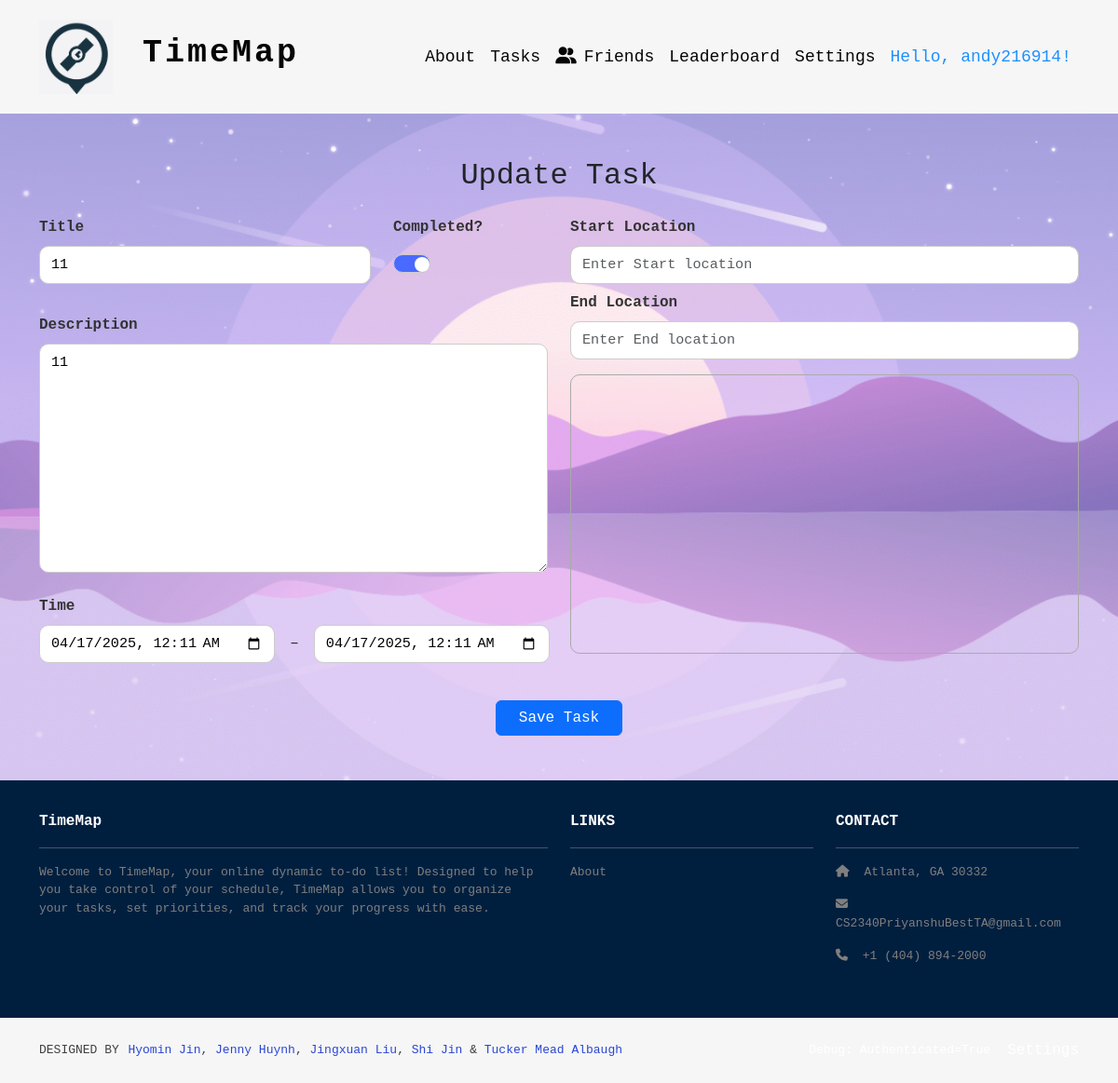
The page /tasks/update/10/ (signed in) on the database as committed earlier.
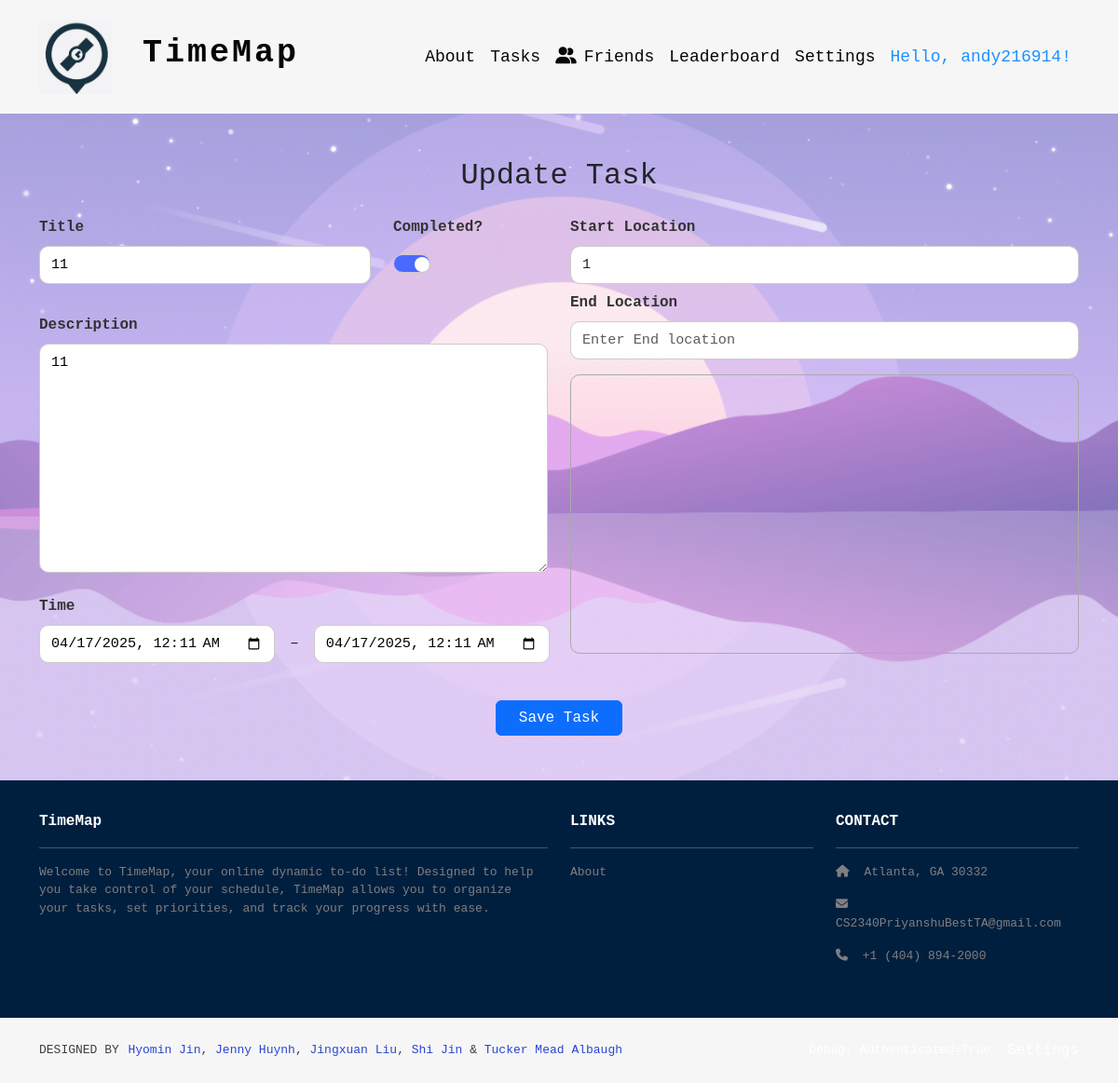
The same page on the database as committed later.
### tasks/models.py (models this page shows, shortened)
class Task(models.Model):
    user = models.ForeignKey(User, on_delete=models.CASCADE, null=True, related_name='tasks')  # Link to the user
    title = models.CharField(max_length=255)
    description = models.TextField()
    start_location = models.CharField(max_length=255, blank=True)
    location = models.CharField(max_length=255, blank=True)  # Class location or any place
    latitude = models.FloatField(null=True, blank=True)  # Latitude coordinate
    longitude = models.FloatField(null=True, blank=True)  # Longitude coordinate
    latitude2 = models.FloatField(null=True, blank=True)  # Latitude coordinate
    longitude2 = models.FloatField(null=True, blank=True)  # Longitude coordinate
    start_time = models.DateTimeField()  # When the task starts
    end_time = models.DateTimeField()  # When the task should end
    completed = models.BooleanField(default=False)
    travel_time = models.DurationField(null=True, blank=True)
    class Meta:
        ordering = ['start_time']

### tasks/views.py (the view)
# urls.py: path('update/<int:task_id>/', views.update_task, name='update_task'),  # Update an existing task
@login_required
def update_task(request, task_id):
    task = Task.objects.get(id=task_id, user=request.user)
    selected_date = request.GET.get('selected_date', timezone.localdate().strftime('%Y-%m-%d'))
    start_date = request.GET.get('start_date', timezone.localdate().strftime('%Y-%m-%d'))
    if request.method == 'POST':
        form = TaskForm(request.POST, instance=task)
        if form.is_valid():
            task = form.save(commit=False)
            if 'latitude' in form.cleaned_data:
                task.latitude = form.cleaned_data.get('latitude')
            if 'longitude' in form.cleaned_data:
                task.longitude = form.cleaned_data.get('longitude')
            if 'latitude2' in form.cleaned_data:
                task.latitude2 = form.cleaned_data.get('latitude2')
            if 'longitude2' in form.cleaned_data:
                task.longitude2 = form.cleaned_data.get('longitude2')
            task.save()
            return redirect(f"{reverse('tasks:index')}?selected_date={selected_date}&start_date={start_date}")
        else:
            print(form.errors)
    else:
        form = TaskForm(instance=task)
    return render(request, 'tasks/update_task.html', {
        'form': form,
        'task': task,
        'google_maps_api_key': settings.GOOGLE_MAPS_API_KEY,
        'selected_date': selected_date,
        'start_date': start_date
    })

### tasks/templates/tasks/update_task.html (shortened to what this page needs)
{% extends 'base.html' %}
{% load static %}
{% block content %}
  <div class="container mt-5 mb-5">
  <h2 class="mb-4 text-center">Update Task</h2>
  <form method="POST" id="task-form">
    <div class="row">
<div class="col-md-6">
        <div class="row mb-3">
          <div class="col-8">
            <div class="mb-3">
              <label for="id_title" class="form-label">Title</label>
              {{ form.title }}
            </div>
          </div>
          <div class="col-4">
            <div class="mb-3">
              <label for="id_completed" class="form-label">Completed?</label>
              <div class="form-check form-switch mt-1">
                {{ form.completed }}
              </div>
            </div>
          </div>
        </div>
  <div class="mb-3">
    <label for="id_description" class="form-label">Description</label><br>
    {{ form.description }}
  </div>
  <div class="mb-3">
    <label class="form-label">Time</label>
    <div class="d-flex align-items-center gap-2">
      {{ form.start_time }}
      <span class="mx-2">–</span>
      {{ form.end_time }}
    </div>
  </div>
</div>
      <div class="col-md-6">
        <div class="mb-3">
          <label class="form-label">Start Location</label>
          <input type="text" id="location-input2" name="start_location" class="form-control" placeholder="Enter Start location" value ="{{ task.start_location }}">
          <label class="form-label mt-2">End Location</label>
          <input type="text" id="location-input" name="location" class="form-control" placeholder="Enter End location" value ="{{ task.location }}">
        </div>
        <div id="map" style="height: 300px; width: 100%; margin-bottom: 10px;"></div>
      </div>
    </div>
    <div class="text-center mt-4">
      <button type="submit" class="btn btn-primary px-4">Save Task</button>
    </div>
  </form>
</div>
{% endblock %}

Rows that differ between the two databases and show on the page:
changed Task: start_location (not shown) → "1"
